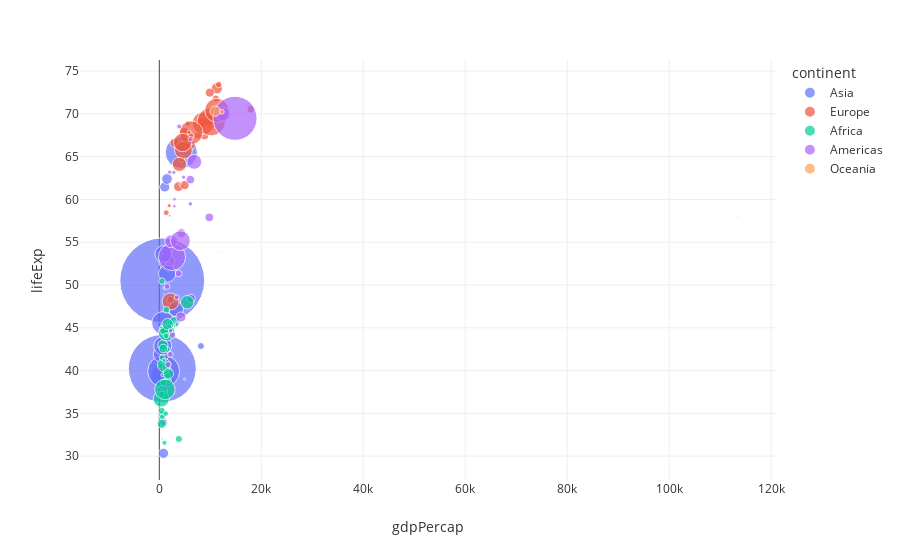
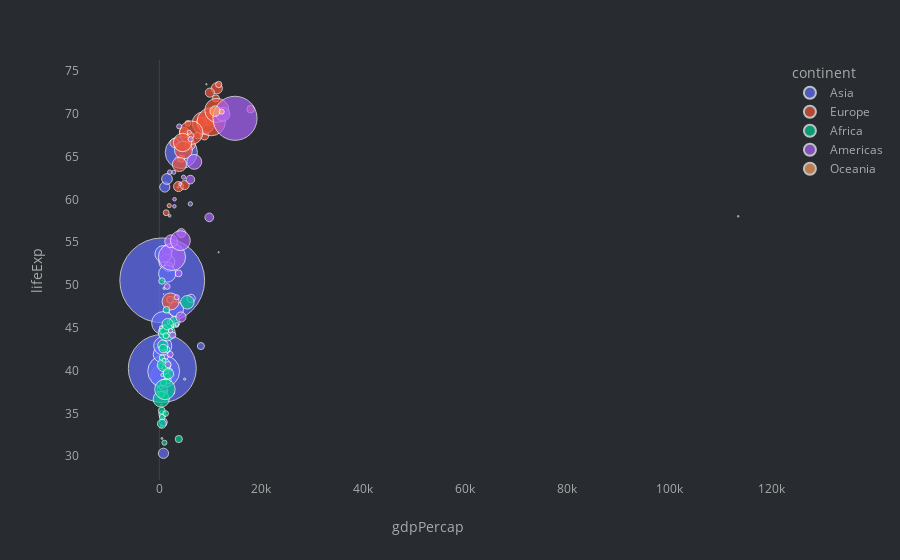

The notebook cell these images were saved under, in order:
### Code cell
#| label: gapminder-1957
#| renderings: [light, dark]
gapminder_plot(1957, 'light_brand')
gapminder_plot(1957, 'dark_brand')

### Figure 1 — Plotly figure (JSON) as saved in the notebook; plotly's stock layout.template omitted (floating-point values rounded to 4 significant figures)
{"data": [{"hovertemplate": "<b>%{hovertext}</b><br><br>continent=Asia<br>gdpPercap=%{x}<br>lifeExp=%{y}<br>pop=%{marker.size}<extra></extra>", "hovertext": ["Afghanistan", "Bahrain", "Bangladesh", "Cambodia", "China", "Hong Kong, China", "India", "Indonesia", "Iran", "Iraq", "Israel", "Japan", "Jordan", "Korea, Dem. Rep.", "Korea, Rep.", "Kuwait", "Lebanon", "Malaysia", "Mongolia", "Myanmar", "Nepal", "Oman", "Pakistan", "Philippines", "Saudi Arabia", "Singapore", "Sri Lanka", "Syria", "Taiwan", "Thailand", "Vietnam", "West Bank and Gaza", "Yemen, Rep."], "legendgroup": "Asia", "marker": {"color": "#636efa", "size": [9240934, 138655, 51365468, 5322536, 637408000, 2736300, 409000000, 90124000, 19792000, 6248643, 1944401, 91563009, 746559, 9411381, 22611552, 212846, 1647412, 7739235, 882134, 21731844, 9682338, 561977, 46679944, 26072194, 4419650, 1445929, 9128546, 4149908, 10164215, 25041917, 28998543, 1070439, 5498090], "sizemode": "area", "sizeref": 177100.0, "symbol": "circle"}, "mode": "markers", "name": "Asia", "orientation": "v", "showlegend": true, "type": "scatter", "x": [820.9, 11640.0, 661.6, 434.0, 576.0, 3629.0, 590.1, 858.9, 3290.0, 6229.0, 5385.0, 4318.0, 1886.0, 1571.0, 1488.0, 113500.0, 6090.0, 1810.0, 912.7, 350.0, 597.9, 2243.0, 747.1, 1548.0, 8158.0, 2843.0, 1073.0, 2117.0, 1508.0, 793.6, 676.3, 1827.0, 804.8], "xaxis": "x", "y": [30.33, 53.83, 39.35, 41.37, 50.55, 64.75, 40.25, 39.92, 47.18, 48.44, 67.84, 65.5, 45.67, 54.08, 52.68, 58.03, 59.49, 52.1, 45.25, 41.91, 37.69, 40.08, 45.56, 51.33, 42.87, 63.18, 61.46, 48.28, 62.4, 53.63, 42.89, 45.67, 33.97], "yaxis": "y"}, {"hovertemplate": "<b>%{hovertext}</b><br><br>continent=Europe<br>gdpPercap=%{x}<br>lifeExp=%{y}<br>pop=%{marker.size}<extra></extra>", "hovertext": ["Albania", "Austria", "Belgium", "Bosnia and Herzegovina", "Bulgaria", "Croatia", "Czech Republic", "Denmark", "Finland", "France", "Germany", "Greece", "Hungary", "Iceland", "Ireland", "Italy", "Montenegro", "Netherlands", "Norway", "Poland", "Portugal", "Romania", "Serbia", "Slovak Republic", "Slovenia", "Spain", "Sweden", "Switzerland", "Turkey", "United Kingdom"], "legendgroup": "Europe", "marker": {"color": "#EF553B", "size": [1476505, 6965860, 8989111, 3076000, 7651254, 3991242, 9513758, 4487831, 4324000, 44310863, 71019069, 8096218, 9839000, 165110, 2878220, 49182000, 442829, 11026383, 3491938, 28235346, 8817650, 17829327, 7271135, 3844277, 1533070, 29841614, 7363802, 5126000, 25670939, 51430000], "sizemode": "area", "sizeref": 177100.0, "symbol": "circle"}, "mode": "markers", "name": "Europe", "orientation": "v", "showlegend": true, "type": "scatter", "x": [1942.0, 8843.0, 9715.0, 1354.0, 3009.0, 4338.0, 8256.0, 11100.0, 7545.0, 8663.0, 10190.0, 4916.0, 6040.0, 9244.0, 5599.0, 6249.0, 3682.0, 11280.0, 11650.0, 4734.0, 3775.0, 3943.0, 4981.0, 6093.0, 5862.0, 4565.0, 9912.0, 17910.0, 2219.0, 11280.0], "xaxis": "x", "y": [59.28, 67.48, 69.24, 58.45, 66.61, 64.77, 69.03, 71.81, 67.49, 68.93, 69.1, 67.86, 66.41, 73.47, 68.9, 67.81, 61.45, 72.99, 73.44, 65.77, 61.51, 64.1, 61.69, 67.45, 67.85, 66.66, 72.49, 70.56, 48.08, 70.42], "yaxis": "y"}, {"hovertemplate": "<b>%{hovertext}</b><br><br>continent=Africa<br>gdpPercap=%{x}<br>lifeExp=%{y}<br>pop=%{marker.size}<extra></extra>", "hovertext": ["Algeria", "Angola", "Benin", "Botswana", "Burkina Faso", "Burundi", "Cameroon", "Central African Republic", "Chad", "Comoros", "Congo, Dem. Rep.", "Congo, Rep.", "Cote d'Ivoire", "Djibouti", "Egypt", "Equatorial Guinea", "Eritrea", "Ethiopia", "Gabon", "Gambia", "Ghana", "Guinea", "Guinea-Bissau", "Kenya", "Lesotho", "Liberia", "Libya", "Madagascar", "Malawi", "Mali", "Mauritania", "Mauritius", "Morocco", "Mozambique", "Namibia", "Niger", "Nigeria", "Reunion", "Rwanda", "Sao Tome and Principe", "Senegal", "Sierra Leone", "Somalia", "South Africa", "Sudan", "Swaziland", "Tanzania", "Togo", "Tunisia", "Uganda", "Zambia", "Zimbabwe"], "legendgroup": "Africa", "marker": {"color": "#00cc96", "size": [10270856, 4561361, 1925173, 474639, 4713416, 2667518, 5359923, 1392284, 2894855, 170928, 15577932, 940458, 3300000, 71851, 25009741, 232922, 1542611, 22815614, 434904, 323150, 6391288, 2876726, 601095, 7454779, 813338, 975950, 1201578, 5181679, 3221238, 4241884, 1076852, 609816, 11406350, 7038035, 548080, 3692184, 37173340, 308700, 2822082, 61325, 3054547, 2295678, 2780415, 16151549, 9753392, 326741, 9452826, 1357445, 3950849, 6675501, 3016000, 3646340], "sizemode": "area", "sizeref": 177100.0, "symbol": "circle"}, "mode": "markers", "name": "Africa", "orientation": "v", "showlegend": true, "type": "scatter", "x": [3014.0, 3828.0, 959.6, 918.2, 617.2, 379.6, 1313.0, 1191.0, 1308.0, 1211.0, 905.9, 2315.0, 1501.0, 2865.0, 1459.0, 426.1, 344.2, 378.9, 4976.0, 520.9, 1044.0, 576.3, 431.8, 944.4, 336.0, 621.0, 3448.0, 1589.0, 416.4, 490.4, 846.1, 2034.0, 1642.0, 495.6, 2621.0, 835.5, 1101.0, 2769.0, 540.3, 860.7, 1568.0, 1004.0, 1258.0, 5487.0, 1770.0, 1245.0, 698.5, 925.9, 1395.0, 774.4, 1312.0, 518.8], "xaxis": "x", "y": [45.69, 32.0, 40.36, 49.62, 34.91, 40.53, 40.43, 37.46, 39.88, 42.46, 40.65, 45.05, 42.47, 37.33, 44.44, 35.98, 38.05, 36.67, 39.0, 32.06, 44.78, 34.56, 33.49, 44.69, 45.05, 39.49, 45.29, 38.87, 37.21, 35.31, 42.34, 58.09, 45.42, 33.78, 45.23, 38.6, 37.8, 55.09, 41.5, 48.95, 39.33, 31.57, 34.98, 47.98, 39.62, 43.42, 42.97, 41.21, 47.1, 42.57, 44.08, 50.47], "yaxis": "y"}, {"hovertemplate": "<b>%{hovertext}</b><br><br>continent=Americas<br>gdpPercap=%{x}<br>lifeExp=%{y}<br>pop=%{marker.size}<extra></extra>", "hovertext": ["Argentina", "Bolivia", "Brazil", "Canada", "Chile", "Colombia", "Costa Rica", "Cuba", "Dominican Republic", "Ecuador", "El Salvador", "Guatemala", "Haiti", "Honduras", "Jamaica", "Mexico", "Nicaragua", "Panama", "Paraguay", "Peru", "Puerto Rico", "Trinidad and Tobago", "United States", "Uruguay", "Venezuela"], "legendgroup": "Americas", "marker": {"color": "#ab63fa", "size": [19610538, 3211738, 65551171, 17010154, 7048426, 14485993, 1112300, 6640752, 2923186, 4058385, 2355805, 3640876, 3507701, 1770390, 1535090, 35015548, 1358828, 1063506, 1770902, 9146100, 2260000, 764900, 171984000, 2424959, 6702668], "sizemode": "area", "sizeref": 177100.0, "symbol": "circle"}, "mode": "markers", "name": "Americas", "orientation": "v", "showlegend": true, "type": "scatter", "x": [6857.0, 2128.0, 2487.0, 12490.0, 4316.0, 2324.0, 2990.0, 6092.0, 1544.0, 3781.0, 3422.0, 2617.0, 1727.0, 2220.0, 4757.0, 4132.0, 3457.0, 2962.0, 2046.0, 4245.0, 3907.0, 4100.0, 14850.0, 6151.0, 9802.0], "xaxis": "x", "y": [64.4, 41.89, 53.28, 69.96, 56.07, 55.12, 60.03, 62.33, 49.83, 51.36, 48.57, 44.14, 40.7, 44.66, 62.61, 55.19, 45.43, 59.2, 63.2, 46.26, 68.54, 61.8, 69.49, 67.04, 57.91], "yaxis": "y"}, {"hovertemplate": "<b>%{hovertext}</b><br><br>continent=Oceania<br>gdpPercap=%{x}<br>lifeExp=%{y}<br>pop=%{marker.size}<extra></extra>", "hovertext": ["Australia", "New Zealand"], "legendgroup": "Oceania", "marker": {"color": "#FFA15A", "size": [9712569, 2229407], "sizemode": "area", "sizeref": 177100.0, "symbol": "circle"}, "mode": "markers", "name": "Oceania", "orientation": "v", "showlegend": true, "type": "scatter", "x": [10950.0, 12250.0], "xaxis": "x", "y": [70.33, 70.26], "yaxis": "y"}], "layout": {"legend": {"itemsizing": "constant", "title": {"text": "continent"}, "tracegroupgap": 0}, "margin": {"t": 60}, "xaxis": {"anchor": "y", "domain": [0, 1], "title": {"text": "gdpPercap"}}, "yaxis": {"anchor": "x", "domain": [0, 1], "title": {"text": "lifeExp"}}}}

### Figure 2 — Plotly figure (JSON) as saved in the notebook; plotly's stock layout.template omitted (floating-point values rounded to 4 significant figures)
{"data": [{"hovertemplate": "<b>%{hovertext}</b><br><br>continent=Asia<br>gdpPercap=%{x}<br>lifeExp=%{y}<br>pop=%{marker.size}<extra></extra>", "hovertext": ["Afghanistan", "Bahrain", "Bangladesh", "Cambodia", "China", "Hong Kong, China", "India", "Indonesia", "Iran", "Iraq", "Israel", "Japan", "Jordan", "Korea, Dem. Rep.", "Korea, Rep.", "Kuwait", "Lebanon", "Malaysia", "Mongolia", "Myanmar", "Nepal", "Oman", "Pakistan", "Philippines", "Saudi Arabia", "Singapore", "Sri Lanka", "Syria", "Taiwan", "Thailand", "Vietnam", "West Bank and Gaza", "Yemen, Rep."], "legendgroup": "Asia", "marker": {"color": "#636efa", "size": [9240934, 138655, 51365468, 5322536, 637408000, 2736300, 409000000, 90124000, 19792000, 6248643, 1944401, 91563009, 746559, 9411381, 22611552, 212846, 1647412, 7739235, 882134, 21731844, 9682338, 561977, 46679944, 26072194, 4419650, 1445929, 9128546, 4149908, 10164215, 25041917, 28998543, 1070439, 5498090], "sizemode": "area", "sizeref": 177100.0, "symbol": "circle"}, "mode": "markers", "name": "Asia", "orientation": "v", "showlegend": true, "type": "scatter", "x": [820.9, 11640.0, 661.6, 434.0, 576.0, 3629.0, 590.1, 858.9, 3290.0, 6229.0, 5385.0, 4318.0, 1886.0, 1571.0, 1488.0, 113500.0, 6090.0, 1810.0, 912.7, 350.0, 597.9, 2243.0, 747.1, 1548.0, 8158.0, 2843.0, 1073.0, 2117.0, 1508.0, 793.6, 676.3, 1827.0, 804.8], "xaxis": "x", "y": [30.33, 53.83, 39.35, 41.37, 50.55, 64.75, 40.25, 39.92, 47.18, 48.44, 67.84, 65.5, 45.67, 54.08, 52.68, 58.03, 59.49, 52.1, 45.25, 41.91, 37.69, 40.08, 45.56, 51.33, 42.87, 63.18, 61.46, 48.28, 62.4, 53.63, 42.89, 45.67, 33.97], "yaxis": "y"}, {"hovertemplate": "<b>%{hovertext}</b><br><br>continent=Europe<br>gdpPercap=%{x}<br>lifeExp=%{y}<br>pop=%{marker.size}<extra></extra>", "hovertext": ["Albania", "Austria", "Belgium", "Bosnia and Herzegovina", "Bulgaria", "Croatia", "Czech Republic", "Denmark", "Finland", "France", "Germany", "Greece", "Hungary", "Iceland", "Ireland", "Italy", "Montenegro", "Netherlands", "Norway", "Poland", "Portugal", "Romania", "Serbia", "Slovak Republic", "Slovenia", "Spain", "Sweden", "Switzerland", "Turkey", "United Kingdom"], "legendgroup": "Europe", "marker": {"color": "#EF553B", "size": [1476505, 6965860, 8989111, 3076000, 7651254, 3991242, 9513758, 4487831, 4324000, 44310863, 71019069, 8096218, 9839000, 165110, 2878220, 49182000, 442829, 11026383, 3491938, 28235346, 8817650, 17829327, 7271135, 3844277, 1533070, 29841614, 7363802, 5126000, 25670939, 51430000], "sizemode": "area", "sizeref": 177100.0, "symbol": "circle"}, "mode": "markers", "name": "Europe", "orientation": "v", "showlegend": true, "type": "scatter", "x": [1942.0, 8843.0, 9715.0, 1354.0, 3009.0, 4338.0, 8256.0, 11100.0, 7545.0, 8663.0, 10190.0, 4916.0, 6040.0, 9244.0, 5599.0, 6249.0, 3682.0, 11280.0, 11650.0, 4734.0, 3775.0, 3943.0, 4981.0, 6093.0, 5862.0, 4565.0, 9912.0, 17910.0, 2219.0, 11280.0], "xaxis": "x", "y": [59.28, 67.48, 69.24, 58.45, 66.61, 64.77, 69.03, 71.81, 67.49, 68.93, 69.1, 67.86, 66.41, 73.47, 68.9, 67.81, 61.45, 72.99, 73.44, 65.77, 61.51, 64.1, 61.69, 67.45, 67.85, 66.66, 72.49, 70.56, 48.08, 70.42], "yaxis": "y"}, {"hovertemplate": "<b>%{hovertext}</b><br><br>continent=Africa<br>gdpPercap=%{x}<br>lifeExp=%{y}<br>pop=%{marker.size}<extra></extra>", "hovertext": ["Algeria", "Angola", "Benin", "Botswana", "Burkina Faso", "Burundi", "Cameroon", "Central African Republic", "Chad", "Comoros", "Congo, Dem. Rep.", "Congo, Rep.", "Cote d'Ivoire", "Djibouti", "Egypt", "Equatorial Guinea", "Eritrea", "Ethiopia", "Gabon", "Gambia", "Ghana", "Guinea", "Guinea-Bissau", "Kenya", "Lesotho", "Liberia", "Libya", "Madagascar", "Malawi", "Mali", "Mauritania", "Mauritius", "Morocco", "Mozambique", "Namibia", "Niger", "Nigeria", "Reunion", "Rwanda", "Sao Tome and Principe", "Senegal", "Sierra Leone", "Somalia", "South Africa", "Sudan", "Swaziland", "Tanzania", "Togo", "Tunisia", "Uganda", "Zambia", "Zimbabwe"], "legendgroup": "Africa", "marker": {"color": "#00cc96", "size": [10270856, 4561361, 1925173, 474639, 4713416, 2667518, 5359923, 1392284, 2894855, 170928, 15577932, 940458, 3300000, 71851, 25009741, 232922, 1542611, 22815614, 434904, 323150, 6391288, 2876726, 601095, 7454779, 813338, 975950, 1201578, 5181679, 3221238, 4241884, 1076852, 609816, 11406350, 7038035, 548080, 3692184, 37173340, 308700, 2822082, 61325, 3054547, 2295678, 2780415, 16151549, 9753392, 326741, 9452826, 1357445, 3950849, 6675501, 3016000, 3646340], "sizemode": "area", "sizeref": 177100.0, "symbol": "circle"}, "mode": "markers", "name": "Africa", "orientation": "v", "showlegend": true, "type": "scatter", "x": [3014.0, 3828.0, 959.6, 918.2, 617.2, 379.6, 1313.0, 1191.0, 1308.0, 1211.0, 905.9, 2315.0, 1501.0, 2865.0, 1459.0, 426.1, 344.2, 378.9, 4976.0, 520.9, 1044.0, 576.3, 431.8, 944.4, 336.0, 621.0, 3448.0, 1589.0, 416.4, 490.4, 846.1, 2034.0, 1642.0, 495.6, 2621.0, 835.5, 1101.0, 2769.0, 540.3, 860.7, 1568.0, 1004.0, 1258.0, 5487.0, 1770.0, 1245.0, 698.5, 925.9, 1395.0, 774.4, 1312.0, 518.8], "xaxis": "x", "y": [45.69, 32.0, 40.36, 49.62, 34.91, 40.53, 40.43, 37.46, 39.88, 42.46, 40.65, 45.05, 42.47, 37.33, 44.44, 35.98, 38.05, 36.67, 39.0, 32.06, 44.78, 34.56, 33.49, 44.69, 45.05, 39.49, 45.29, 38.87, 37.21, 35.31, 42.34, 58.09, 45.42, 33.78, 45.23, 38.6, 37.8, 55.09, 41.5, 48.95, 39.33, 31.57, 34.98, 47.98, 39.62, 43.42, 42.97, 41.21, 47.1, 42.57, 44.08, 50.47], "yaxis": "y"}, {"hovertemplate": "<b>%{hovertext}</b><br><br>continent=Americas<br>gdpPercap=%{x}<br>lifeExp=%{y}<br>pop=%{marker.size}<extra></extra>", "hovertext": ["Argentina", "Bolivia", "Brazil", "Canada", "Chile", "Colombia", "Costa Rica", "Cuba", "Dominican Republic", "Ecuador", "El Salvador", "Guatemala", "Haiti", "Honduras", "Jamaica", "Mexico", "Nicaragua", "Panama", "Paraguay", "Peru", "Puerto Rico", "Trinidad and Tobago", "United States", "Uruguay", "Venezuela"], "legendgroup": "Americas", "marker": {"color": "#ab63fa", "size": [19610538, 3211738, 65551171, 17010154, 7048426, 14485993, 1112300, 6640752, 2923186, 4058385, 2355805, 3640876, 3507701, 1770390, 1535090, 35015548, 1358828, 1063506, 1770902, 9146100, 2260000, 764900, 171984000, 2424959, 6702668], "sizemode": "area", "sizeref": 177100.0, "symbol": "circle"}, "mode": "markers", "name": "Americas", "orientation": "v", "showlegend": true, "type": "scatter", "x": [6857.0, 2128.0, 2487.0, 12490.0, 4316.0, 2324.0, 2990.0, 6092.0, 1544.0, 3781.0, 3422.0, 2617.0, 1727.0, 2220.0, 4757.0, 4132.0, 3457.0, 2962.0, 2046.0, 4245.0, 3907.0, 4100.0, 14850.0, 6151.0, 9802.0], "xaxis": "x", "y": [64.4, 41.89, 53.28, 69.96, 56.07, 55.12, 60.03, 62.33, 49.83, 51.36, 48.57, 44.14, 40.7, 44.66, 62.61, 55.19, 45.43, 59.2, 63.2, 46.26, 68.54, 61.8, 69.49, 67.04, 57.91], "yaxis": "y"}, {"hovertemplate": "<b>%{hovertext}</b><br><br>continent=Oceania<br>gdpPercap=%{x}<br>lifeExp=%{y}<br>pop=%{marker.size}<extra></extra>", "hovertext": ["Australia", "New Zealand"], "legendgroup": "Oceania", "marker": {"color": "#FFA15A", "size": [9712569, 2229407], "sizemode": "area", "sizeref": 177100.0, "symbol": "circle"}, "mode": "markers", "name": "Oceania", "orientation": "v", "showlegend": true, "type": "scatter", "x": [10950.0, 12250.0], "xaxis": "x", "y": [70.33, 70.26], "yaxis": "y"}], "layout": {"legend": {"itemsizing": "constant", "title": {"text": "continent"}, "tracegroupgap": 0}, "margin": {"t": 60}, "xaxis": {"anchor": "y", "domain": [0, 1], "title": {"text": "gdpPercap"}}, "yaxis": {"anchor": "x", "domain": [0, 1], "title": {"text": "lifeExp"}}}}
